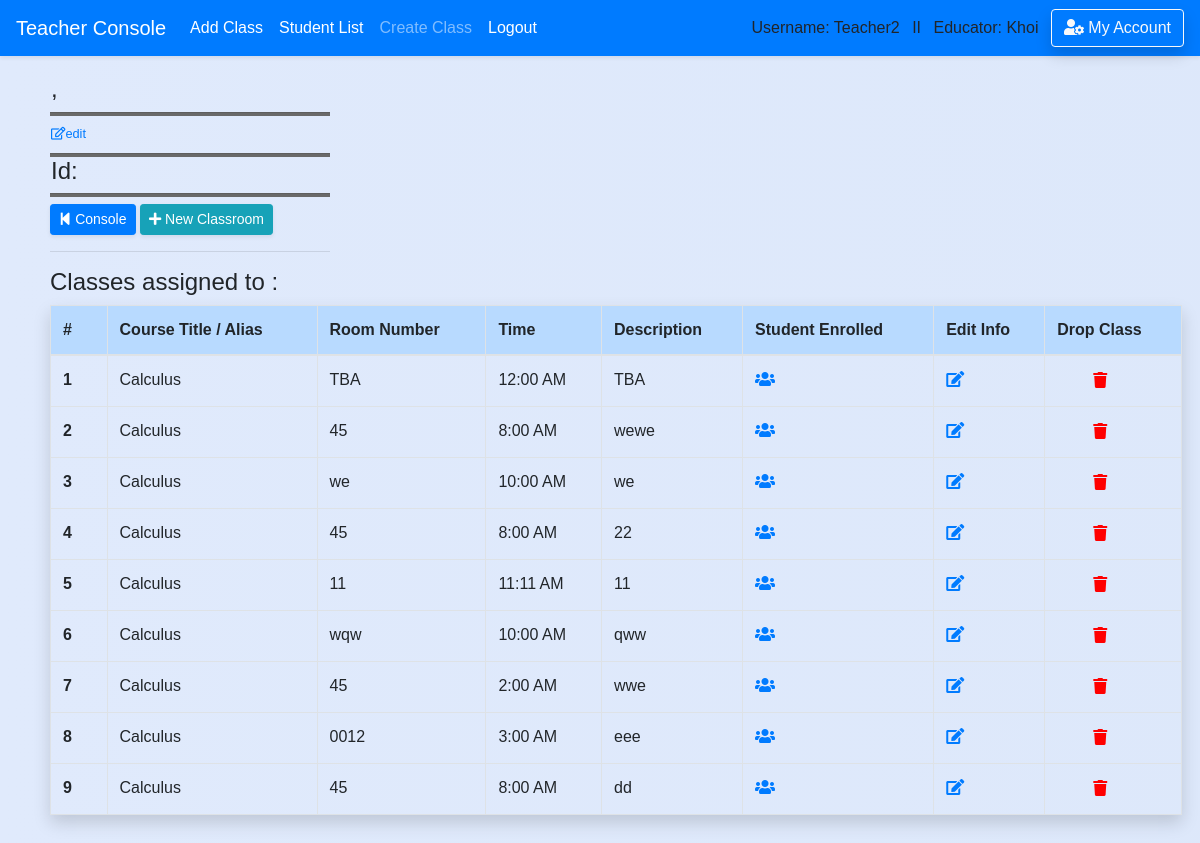
Screenshot of /teacher/classroom (signed in) with the database file from the repository.
### school_app/models.py (models this page shows, shortened)
class Classroom(models.Model):
    course_title = models.CharField(max_length=50,default='')
    course_number = models.CharField(max_length=20,default='')
    teacher_name = models.CharField(max_length=50,default='')
    teacher_idx = models.CharField(max_length=10,default='')
    room_number = models.CharField(max_length=10,default='TBA')
    time = models.TimeField(default='00:00')
    description = models.CharField(max_length=300,default='TBA')
    teacher = models.ForeignKey('Teacher',blank=True, null=True, on_delete = models.SET_NULL, related_name='classroom_by_teacher')
    course = models.ForeignKey('Course',blank=True, null=True, on_delete = models.SET_NULL, related_name='course_in_classroom')
    student = models.ManyToManyField(Student, blank=True)

### school_app/views_logged.py (the view)
# urls.py: path('teacher/classroom', views_logged.classroom, name='classroom_list'),
def classroom(request,course_id=None):
    if is_login(request) == False:
        return redirect('/login')
    if is_login(request) == True:
        if request.user.profile.is_teacher == False:
            messages.warning(request, "You don't have Instructor's Privilege!")
            return redirect('/')
        course = Course.objects.filter(id=course_id).first()
        classes = Classroom.objects.filter(course=course)
        time_list = []
        for cla in classes:
            time_list.append(cla.time)
        conflict_index=[]
        for time in time_list:
            for index, time2 in enumerate(time_list):
                count = 0
                if time == time2:
                    count += 1
                    if count >= 2:
                        conflict_index.append(index+1)
        return render(request,'teacher/classroom/view_classroom.html',
        {'classes':classes,'course':course,'conflict_index':conflict_index})

### school_app/views_functions.py (called while the page is built)
def is_login(request):
    if not request.user.is_authenticated:
        messages.warning(request, "Please Login or Create an Account.")
        return False
    return True

### school_app/templates/teacher/classroom/view_classroom.html (shortened to what this page needs)
{% extends 'base.html' %}
{% block content %}
<div class='content'>
  <div class="container-fuild form-row" style='width:100%'>
    <div class="col-md-6">
        <div style="width: 280px">
        <h4 style='padding-left: 1px'>{{ course.semester }}, {{ course.year }}</h4>
        <hr class='hr-line'/>
        <h4 style='padding-left: 1px'>{{ course.course_title }}
        <a href='{% url "edit_course" course_id=course.id  %}'><h6 style='display:inline'><small><i class="far fa-edit"></i>edit</small></h6></a>
        </h4>
        <hr class='hr-line'/>
        <h4 style='padding-left: 1px'>Id: {{course.course_number}}</h4>
        <hr class='hr-line'/>
          <a href='{% url "teacher" %}' class="btn btn-sm btn-primary shadow-sm" ><i class="fas fa-step-backward"></i> Console</a></a>
          <a href='{% url "add_classroom" course_id=course.id %}' class="btn btn-info btn-sm shadow-sm" role="button"><i class="fas fa-plus"></i> New Classroom</a>
        <hr/></div></div>
        <div class="col-md-5">
        </div></div>
        {% if classes %}
          <h5><big>Classes assigned to {{ course.course_title }} :</big></h5>
          <div class='mr-2'>
          <table class="table table-hover table-bordered pad-right-table shadow ">
            <thead class='table-primary'>
            <tr>
              <th scope="col" style="width: 5%">#</th>
              <th scope="col">Course Title / Alias</th>
              <th scope="col">Room Number</th>
              <th scope="col">Time</th>
              <th scope="col">Description</th>
              <th scope="col">Student Enrolled</th>
              <th scope="col">Edit Info</th>
              <th scope="col">Drop Class</th>
            </tr>
            </thead>
            <tbody>
        {% for class in classes %}
            <tr>
              <th scope="row">{{ forloop.counter }}</th>
              <td>{{ class.course_title }}</td>
              <td>{{ class.room_number }}</td>
              <td>{{ class.time|time:"g:i A" }}</td>
              <td>{{ class.description }}</td>
              <td>
                <a href='{% url "edit_course" course_id=course.id %}'><i class="fas fa-users"></i></a>
              </td>
              <td>
                <a href='{% url "edit_classroom" classroom_id=class.id %}'><i class="fas fa-edit"></i></a>
              </td>
              <td>
                <form action='/teacher/classroom/detached_classroom/' method='post'>{% csrf_token %}
                  <button type='submit' style='border:none;background:none;cursor: pointer;cursor: hand;'>
                  <i style='color:red' class="fas fa-trash test" data-toggle="popover" data-placement="top" data-trigger="hover" data-content="Alert!"></i>
                  </button>
                </form>
              </td>
            </tr>
        {% endfor %}
            </tbody>
          </table>
        {% else %}
        <h5><div class="alert-inherit alert-info shadow-sm" role="alert"><i class="fas fa-exclamation"></i> No Classes assigned to this course.</div></h5>
        {% endif %}
</div></div><br>
{% endblock %}

### school_app/templates/base.html (shortened to what this page needs)
<!doctype html>
<html>
    <head>
{% load static %}
        <link rel="stylesheet" type="text/css" href="{% static 'school_app/style.css' %}" />
        <link rel="stylesheet" href="https://stackpath.bootstrapcdn.com/bootstrap/4.1.0/css/bootstrap.min.css">
        <link rel="stylesheet" href="https://use.fontawesome.com/releases/v5.0.13/css/all.css">
    </head>
{% if request.user.profile.is_teacher %}
  <body class='body-teacher'>
{% else %}
  <body>
{% endif %}<header>
<nav class="navbar navbar-expand-lg navbar-dark bg-primary shadow-sm fixed-top">
    <a class="navbar-brand" href="/teacher">Teacher Console</a>
    <div class="navbar-collapse collapse show" id="navbarColor02" style="">
      <ul class="navbar-nav mr-auto">
        <li class="nav-item active">
          <a class="nav-link" href="/teacher/add_class">Add Class<span class="sr-only">(current)</span></a>
        </li>
        <li class="nav-item active">
          <a class="nav-link" href="/teacher/student_list">Student List<span class="sr-only">(current)</span></a>
        </li>
        <li class="nav-item">
          <a class="nav-link" href="/teacher/add_class">Create Class</a>
        </li>
        <li class="nav-item active">
          <a class="nav-link" href="{% url 'logout' %}">Logout</a>
        </li>
      </ul>
      {% if request.user.username %}
          Username: {{ request.user.username }} &ensp;II&ensp;
      {% endif %}
      {% if request.user.profile.is_teacher %}
          Educator: {{request.user.first_name}} &ensp;
      {% endif %}
      <a href='/account_management/' class='btn btn-outline-light shadow'>
         <i class="fas fa-user-cog"></i> My Account
      </a>
    </div>
  </nav>
    </header>
    <div class='' style='padding-top:45px'>
    {% block content %}
    {% endblock %}
    </div>
</body>
</html>

### school_app/static/school_app/style.css (style rules this page uses)
.body-teacher { font-family:sans-serif; background: linear-gradient(to right, #e0eafc, #cfdef3); background-size: 600% 100%; }
.content { padding-top: 30px; padding-left:50px; padding-right:10px; }
.hr-line { height: 1px; background-color: dimgrey; padding: 1px; margin: 0px; }

### school_app/templates/base.html (style rules this page uses)
form,h1,ul { padding-left: 30px; padding-right:20px; }

### rows the page displays
Classroom: course_title "Calculus", room_number "TBA", time "12:00 AM", description "TBA"
Classroom: course_title "Calculus", room_number "45", time "8:00 AM", description "wewe"
Classroom: course_title "Calculus", room_number "we", time "10:00 AM", description "we"
Classroom: course_title "Calculus", room_number "45", time "8:00 AM", description "22"
Classroom: course_title "Calculus", room_number "11", time "11:11 AM", description "11"
Classroom: course_title "Calculus", room_number "wqw", time "10:00 AM", description "qww"
Classroom: course_title "Calculus", room_number "45", time "2:00 AM", description "wwe"
Classroom: course_title "Calculus", room_number "0012", time "3:00 AM", description "eee"
Classroom: course_title "Calculus", room_number "45", time "8:00 AM", description "dd"

### other values shown
{{ request.user.username }} "Teacher2"
{{ request.user.first_name }} "Khoi"
